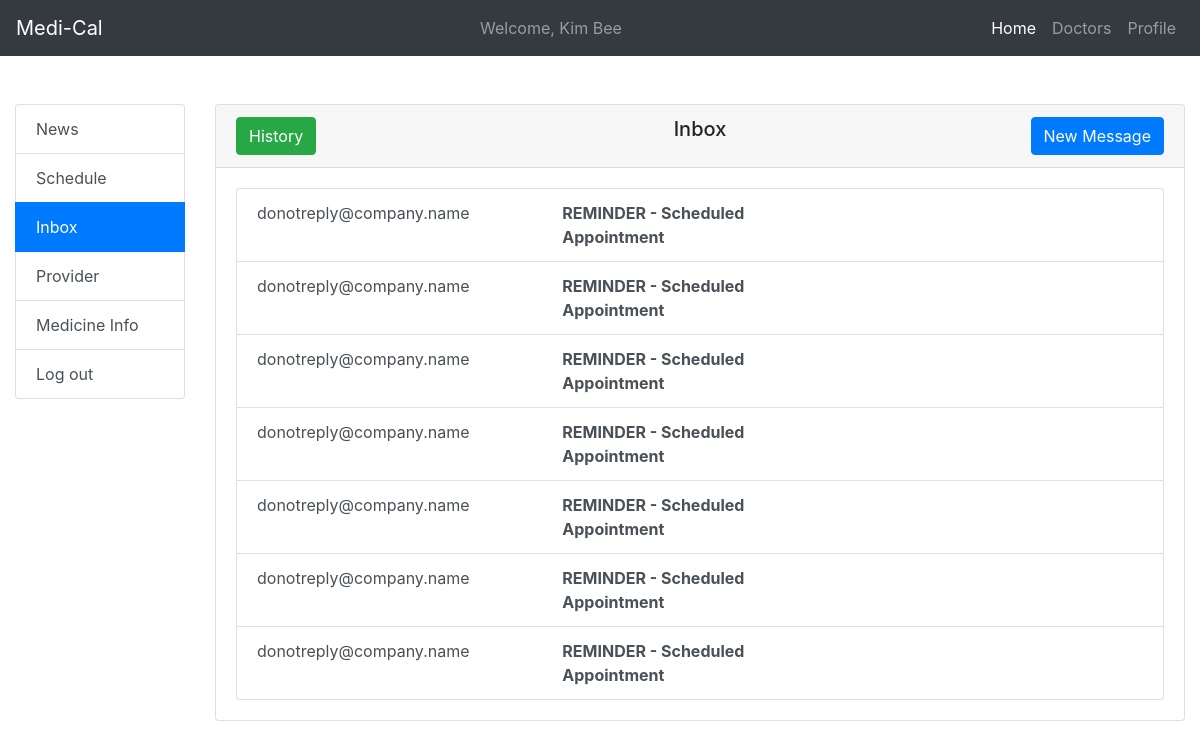
The app's page /inbox/ (signed in) with its own data.
### patient/models.py (models this page shows)
class InboxIn(models.Model):
    patient = models.ForeignKey(User, on_delete=models.CASCADE)
    sender = models.CharField(max_length=100)
    title = models.CharField(max_length=100)
    message = models.CharField(max_length=5000)

### dashboard/views.py (the view)
# urls.py: path('inbox/', login_required(dash_views.inbox), name='inbox'),
def inbox(request):
    user = request.user
    inbox_in = InboxIn.objects.filter(patient=user)
    if request.method == 'POST':
        form = InboxMessageForm(request.POST)
        if form.is_valid():
            recipient = form.cleaned_data.get('recipient')
            title = form.cleaned_data.get('title')
            message = form.cleaned_data.get('message')
            new_inbox_out = InboxOut.objects.create(patient=user, recipient=recipient, title=title, message=message)
    else:
        form = InboxMessageForm()
    inbox_out = InboxOut.objects.filter(patient=user)
    return render(request, 'dashboard/inbox.html', {'form': form, 'inbox_in': inbox_in, 'inbox_out': inbox_out})

### templates/dashboard/inbox.html (shortened to what this page needs)
{% extends 'base.html' %}
{% load crispy_forms_tags %}
{% block header %}
    <header>
        <nav class="navbar fixed-top navbar-expand-lg navbar-dark bg-dark">
            <a class="navbar-brand" href="{% url 'home' %}">Medi-Cal</a>
            <div class="collapse navbar-collapse" id="navbarSupportedContent">
                <span class="navbar-text ml-auto">
                    Welcome, {{ user.first_name }} {{ user.last_name }}
                </span>
                <ul class="navbar-nav ml-auto">
                    <li class="nav-item active">
                        <a class="nav-link" href="{% url 'home' %}">Home <span class="sr-only">(current)</span></a>
                    </li>
                    <li class="nav-item">
                        <a class="nav-link" href="{% url 'doctors' %}">Doctors</a>
                    </li>
                    <li class="nav-item">
                        <a class="nav-link" href="{% url 'view_profile' %}">Profile</a>
                    </li>
                </ul>
            </div>
        </nav>
    </header>
{% endblock %}
{% block main %}
    <main>
        <div class="container-fluid mt-5">
            <div class="row">
                <div class="col-2">
                    <div class="list-group">
                        <a href="{% url 'home' %}" class="list-group-item list-group-item-action">
                            News
                        </a>
                        <a href="{% url 'schedule_appt' %}" class="list-group-item list-group-item-action">
                            Schedule
                        </a>
                        <a href="{% url 'inbox' %}" class="list-group-item list-group-item-action active">
                            Inbox
                        </a>
                        <a href="{% url 'provider' %}" class="list-group-item list-group-item-action">
                            Provider
                        </a>
                        <a href="{% url 'recipes' %}" class="list-group-item list-group-item-action">
                            Medicine Info
                        </a>
                        <a href="{% url 'b4-logout' %}" class="list-group-item list-group-item-action">
                            Log out
                        </a>
                    </div>
                </div>
                <div class="col-10">
                    <div class="card">
                        <div class="card-header">
                            <div class="row">
                                <div class="col">
                                    <button type="button" class="btn btn-success" data-toggle="modal"
                                            data-target="#historyModal">History
                                    </button>
                                </div>
                                <div class="col">
                                    <h5 class="text-center">Inbox</h5>
                                </div>
                                <div class="col text-right">
                                    <button type="button" class="btn btn-primary" data-toggle="modal"
                                            data-target="#exampleModal" id="btn-new-msg">
                                        New Message
                                    </button>
                                </div>
                            </div>
                        </div>
                        <div class="card-body">
                            {% if inbox_in.count == 0 %}
                                <p class="text-center">No Messages Found!</p>
                            {% else %}
                                <div class="list-group">
                                    {% for inbox in inbox_in %}
                                        <a href="#" class="list-group-item list-group-item-action main-inbox"
                                           data-toggle="modal" data-target="#inboxInformationModal"
                                           id="{{ inbox.id }}">
                                            <div class="row">
                                                <div class="col-4">
                                                    {{ inbox.sender }}
                                                </div>
                                                <div class="col">
                                                    <strong>{{ inbox.title }}</strong>
                                                </div>
                                                <div class="col">
                                                </div>
                                            </div>
                                        </a>
                                    {% endfor %}
                                </div>
                            {% endif %}
                        </div>
                    </div>
                </div>
            </div>
        </div>
    </main>
{% endblock %}

### static/css/dashboard.css (style rules this page uses)
body { padding-top: 56px; }

### records on screen
InboxIn: sender "donotreply@company.name", title "REMINDER - Scheduled Appointment"
InboxIn: sender "donotreply@company.name", title "REMINDER - Scheduled Appointment"
InboxIn: sender "donotreply@company.name", title "REMINDER - Scheduled Appointment"
InboxIn: sender "donotreply@company.name", title "REMINDER - Scheduled Appointment"
InboxIn: sender "donotreply@company.name", title "REMINDER - Scheduled Appointment"
InboxIn: sender "donotreply@company.name", title "REMINDER - Scheduled Appointment"
InboxIn: sender "donotreply@company.name", title "REMINDER - Scheduled Appointment"

### other values on screen
{{ user.first_name }} "Kim"
{{ user.last_name }} "Bee"
